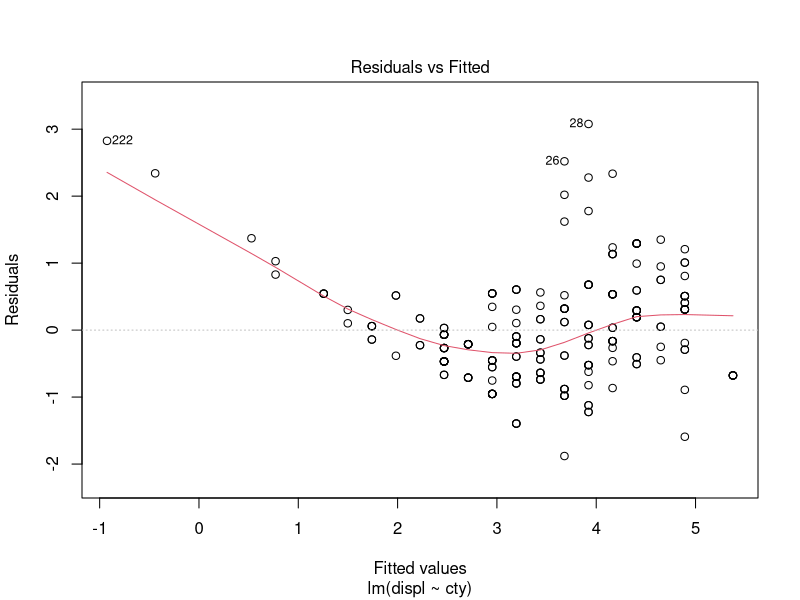
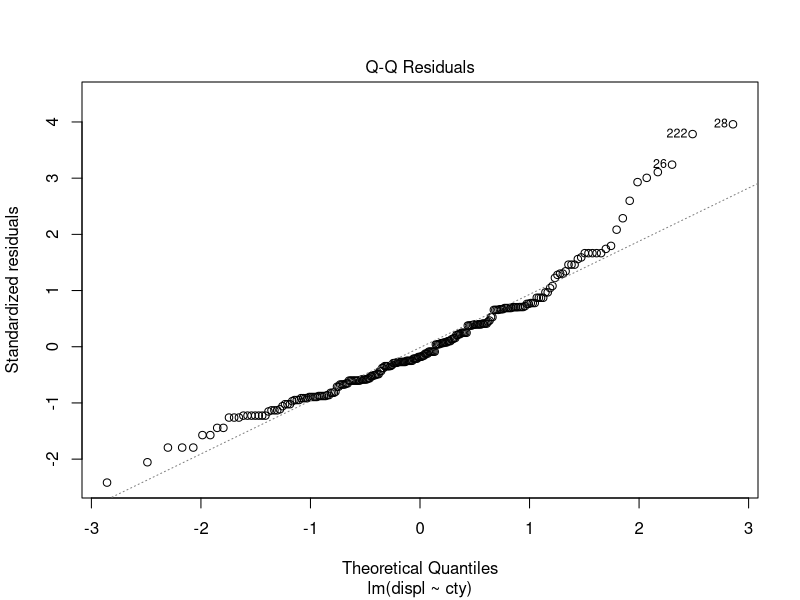
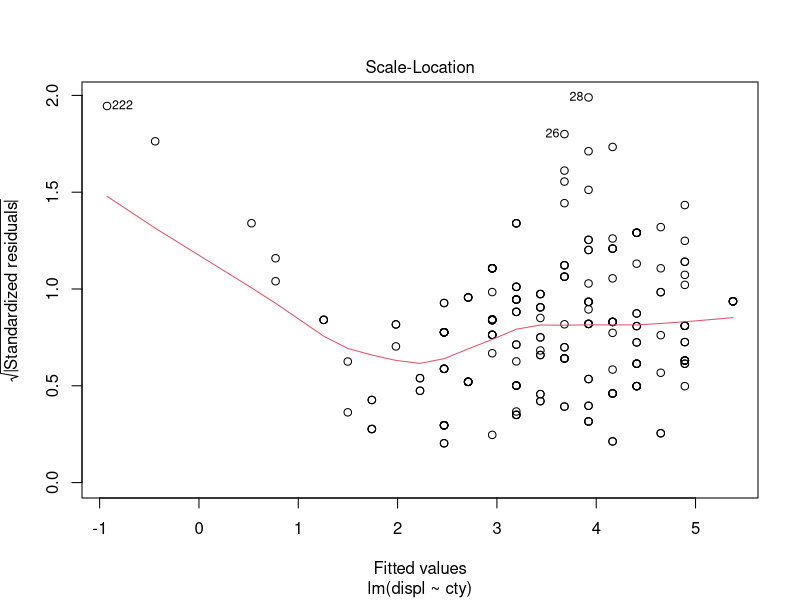
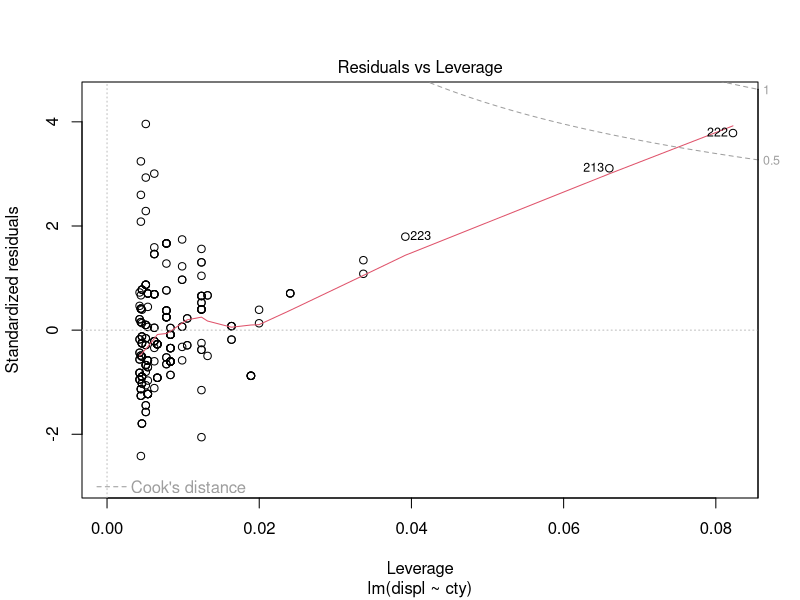
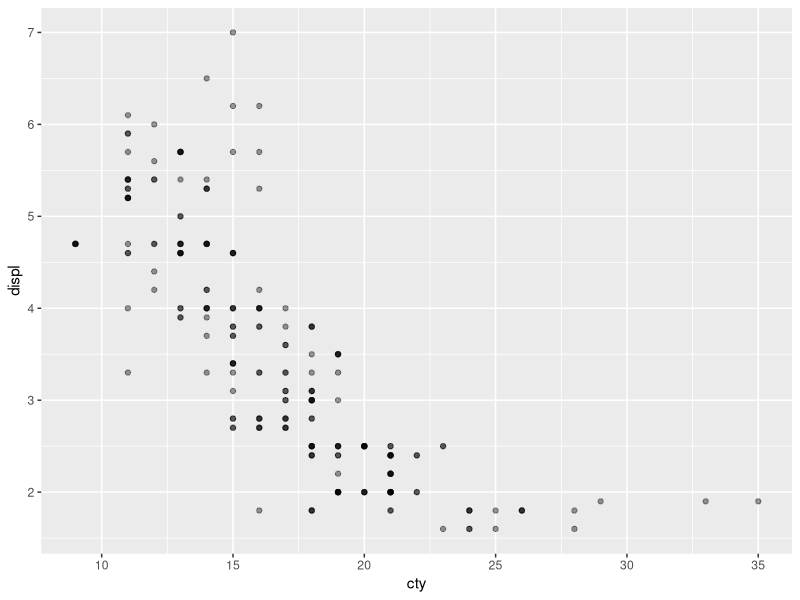
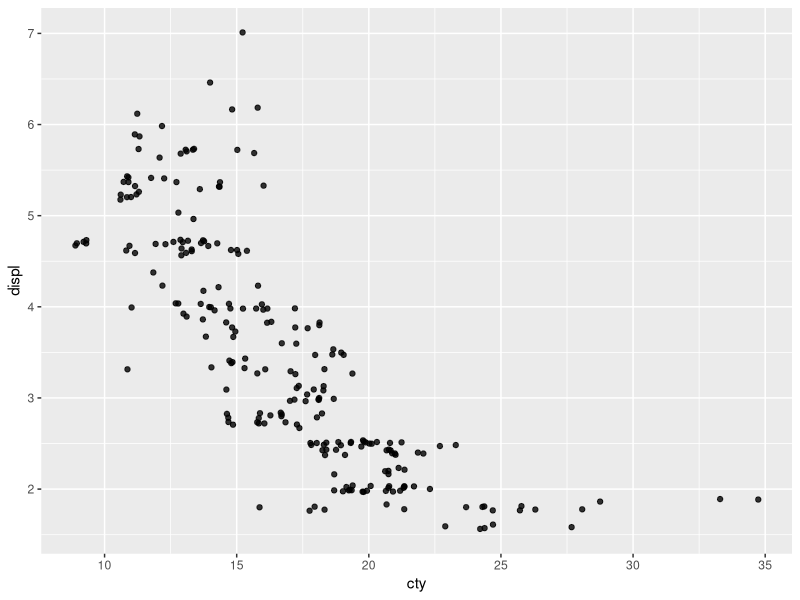
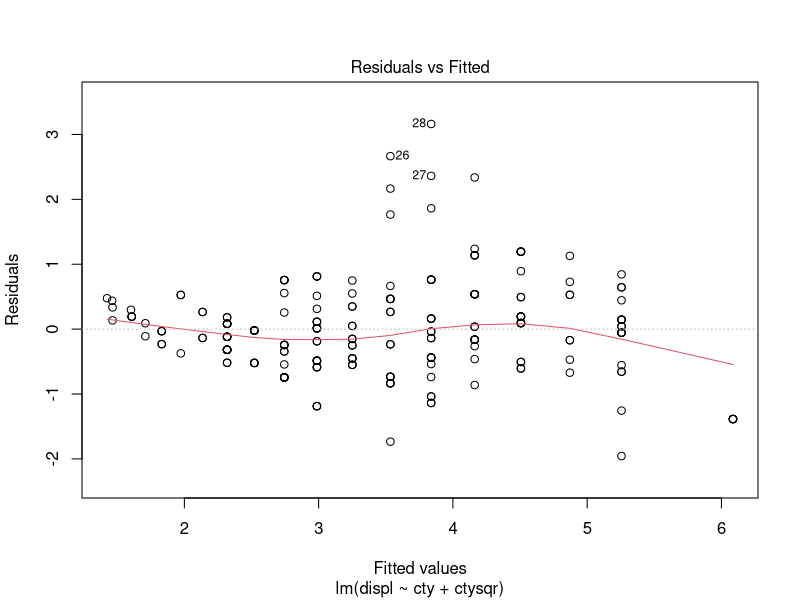
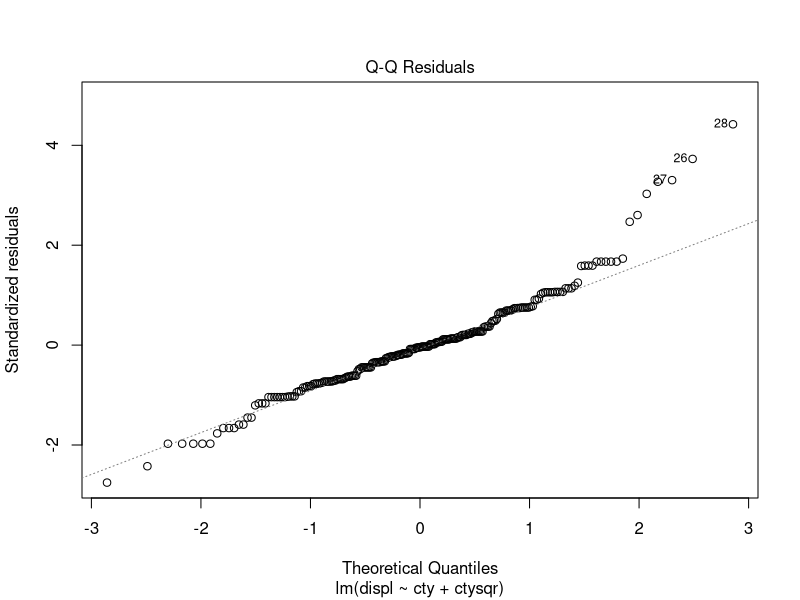

Write R code to recreate these figures, in order. (Note: this script raises an error after producing the figures.)
library(tidyverse)
library(broom)

# dopasujmy w końcu jakiś model liniowy

# pracujemy na zbiorze diamonds, mpg i iris

str(diamonds)
str(mpg)
str(iris)

# skupmy się na zmiennych ciągłych

# ZADANIE 1 (...na zapisywanie modeli w notacji R)
# dopasujcie następujące modele i zapiszcie wynik dopasowania w kolejnych obiektach o nazwach fit_lm_<numer modelu>
# 1) model tłumaczący zmienną displ zmienną cty
# 2) model dla zmiennej wyjaśnianej Sepal.Length i zmiennych wyjaśniających Petal.Length i Petal.Width
# 3) regresję zmiennej price względem zmiennych wymiaru prawo-lewo, głębi oraz wagi diamentu
# 4) modelu interakcji zmiennych depth oraz carat dla wyjaśnienia zmiennej price w zbiorze diamonds

fit_lm_1 <- lm(formula = displ ~ cty, data = mpg)
fit_lm_2 <- lm(formula = Sepal.Length ~ Petal.Length + Petal.Width, data = iris)
fit_lm_3 <- lm(formula = price ~ x + carat + depth, data = diamonds)
fit_lm_4 <- lm(formula = price ~ depth*carat, data = diamonds)

summary(fit_lm_1)
summary(fit_lm_2)
summary(fit_lm_3)
summary(fit_lm_4)

# podsumujcie każdy z modeli i bądźcie gotowi do odpowiedzi na następujące pytania:
#   - czy model wnosi jakąś istotną (z punktu widzenia statystycznego) informację o zmiennje zależnej (poziom istotności = 0.01)?
#   - czy/które współczynniki regresji są istotne statystycznie? (poziom istotności = 0.01)
#   - jaka część wariancji zmiennej zależnej jest wyjaśniana przez model?

#====== wspólnie: przyjrzyjmy się wykresom diagnostycznym dla modelu pierwszego:

plot(fit_lm_1)

# warto też obejrzeć wykres rozrzutu:

ggplot(mpg, aes(x = cty, y = displ)) +
  geom_point(alpha = 0.4)
ggplot(mpg, aes(x = cty, y = displ)) +
  geom_jitter(alpha = 0.8)

# zadanie domowe: jak można zwizualizować dane w modelach z podpunktów 2-4?

# ZADANIE 2: (...na poprawienie modelu, gdy coś w nim nam nie gra)
# weźmy model z podpunktu 1 zadania 1. 
# krok 1: dopasujmy model, gdzie zmienna displ będzie tłumaczona przez stałą (wyraz wolny), zmienną cyl oraz kwadrat zmiennej cyl (pamiętaj: najlepiej stworzyć nowy zbiór danych zawierających zmienną bedącą kwadratem cyl); dopasowany model zapisz pod nazwą fit_lm_1_kw
# krok 2: sprawdź wykresy diagnostyczne dla nowego modelu
# krok 3: oblicz o ile razy polepszyła się ilość wyjaśnionej wariancji w modelu fit_lm_1_kw w porównaniu z modelem fit_lm_1
# krok 4*: wykorzystaj funkcję augment z pakietu broom by dodać do zbioru danych wartości dopasowane przez modela, a następnie narysuj wykres rozrzutu punktów w naszym zbiorze oraz puntków dopasowanych w modelu (najlepiej wyróżnij je kolorem)

mpg1 <- mpg%>%
  mutate(ctysqr = cty^2)
fit_lm_1_kw <- lm(formula = displ ~ cty+ctysqr, data = mpg1)

plot(fit_lm_1_kw)
plot(fit_lm_1)

summary(fit_lm_1)
summary(fit_lm_1_kw)
0.6918/0.6376

ggplot(augment(
  fit_lm_1_kw), aes(.fitted, displ)) +
  geom_jitter()
ggplot(mpg2, aes(ctysqr, displ)) +
  geom_point()


mpg2 <- augment(
  fit_lm_1_kw)

# inną metodą wyciągnięcia wartości dopasowanych jest funkcja predict(); pozawala ona jednak symulować wartości z modelu dla innych wartości zmiennych niezależnych niż w zbiorze oryginalnym

# ZADANIE 3: (na interpretację współczynników i metodę predict)
# przyjrzyjmy się modelowi 3 z zadania 1; 
# krok 1: używając metody predict() oblicz wartość generowaną przez nasz model dla wartości zmiennych niezależnych równych 0 (pamiętaj, że do metody predict musisz przekazac nie tylko obiekt z dopasowanym modelem ale i data.frame z nowymi wartościami zmiennych niezależnych); czy uzyskana wartość przypomina nam coś w dopasowanym modelu?
# krok 2: używając metody predict() wyznacz wartość zmiennej price dla następujących kombinacji zmiennych x, depth oraz carat:
#   - 0,0,1
#   - 0,1,0
#   - 1,0,0
#   - 1,1,1
#   - 2,0,0
# co przypominają uzyskane wartości w kontekście współczynników dopasowanego modelu?

dane <- data.frame("x" = c(0, 0, 0, 1, 1, 2),
                   "carat" = c(0,0,1,0,1,0),
                   "depth" = c(0,1,0,0,1,0))
predict(fit_lm_3, dane)

summary(fit_lm_3)

porownanie <- data.frame("predicts" = c(12015.528, 11862.165, 22639.824, 10778.398, 21249.330,  9541.267),
                         "wspolczynniki" = c(12015.528, 12015.528-153.363, 12015.528+10624.296, 12015.528-1237.131, 12015.528-1237.131+10624.296-153.363, 12015.528-1237.131-1237.131))

